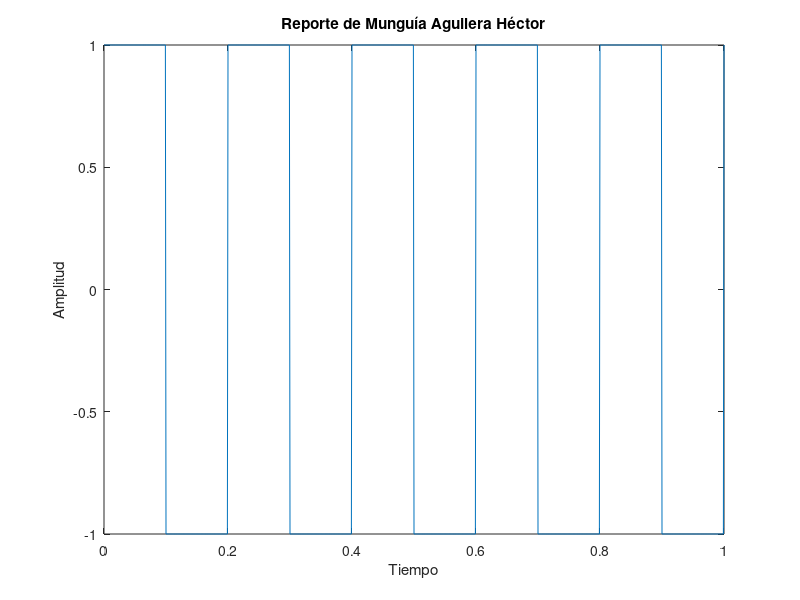

Write the MATLAB code that produced this figure.
fs = 1000;
t = 0:1/fs:1;
A = 1;
w = 10 * pi;
sq = A * square (w * t);
plot (t, sq);
xlabel ('Tiempo');
ylabel('Amplitud');
title('Reporte de Munguía Aguilera Héctor');